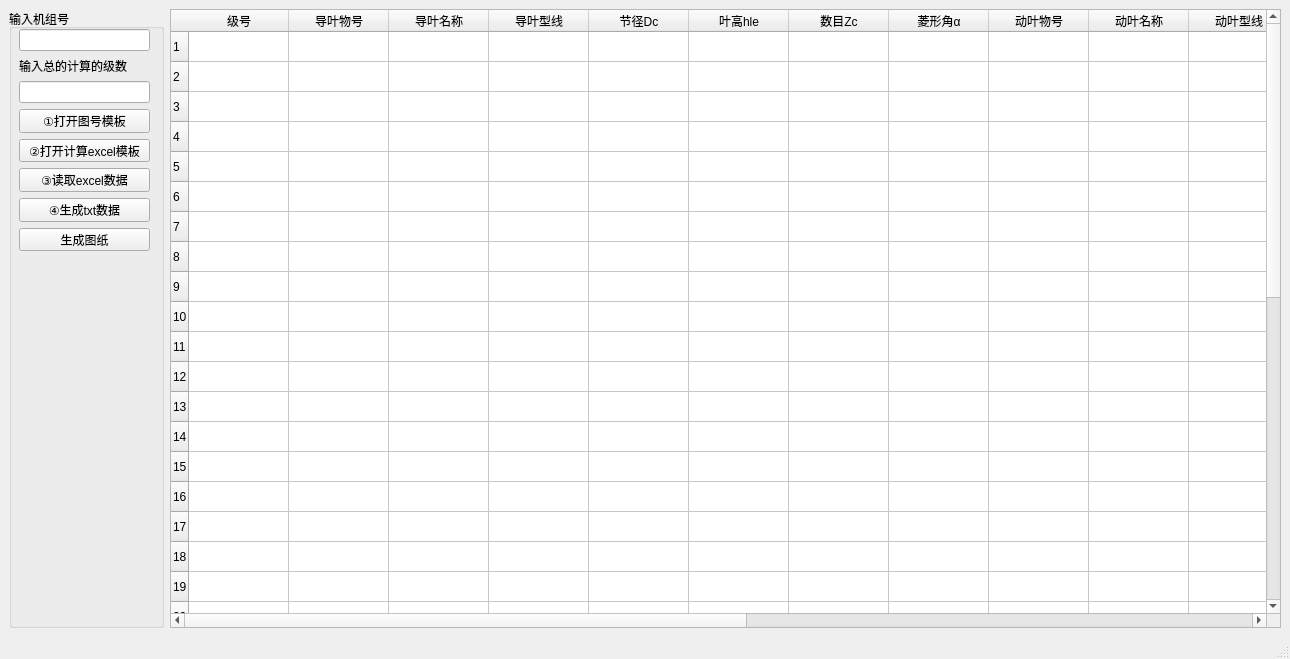
<?xml version="1.0" encoding="UTF-8"?>
<ui version="4.0">
 <class>MainWindow</class>
 <widget class="QMainWindow" name="MainWindow">
  <property name="geometry">
   <rect>
    <x>0</x>
    <y>0</y>
    <width>1290</width>
    <height>659</height>
   </rect>
  </property>
  <property name="windowTitle">
   <string>MainWindow</string>
  </property>
  <widget class="QWidget" name="centralwidget">
   <layout class="QHBoxLayout" name="horizontalLayout">
    <item>
     <widget class="QGroupBox" name="groupBox">
      <property name="minimumSize">
       <size>
        <width>155</width>
        <height>0</height>
       </size>
      </property>
      <property name="title">
       <string>输入机组号</string>
      </property>
      <widget class="QWidget" name="layoutWidget">
       <property name="geometry">
        <rect>
         <x>10</x>
         <y>20</y>
         <width>131</width>
         <height>222</height>
        </rect>
       </property>
       <layout class="QVBoxLayout" name="verticalLayout">
        <item>
         <widget class="QLineEdit" name="lineEdit">
          <property name="maximumSize">
           <size>
            <width>133</width>
            <height>16777215</height>
           </size>
          </property>
         </widget>
        </item>
        <item>
         <widget class="QLabel" name="label">
          <property name="text">
           <string>输入总的计算的级数</string>
          </property>
         </widget>
        </item>
        <item>
         <widget class="QLineEdit" name="lineEdit_2"/>
        </item>
        <item>
         <widget class="QPushButton" name="pushButton_3">
          <property name="text">
           <string>①打开图号模板</string>
          </property>
         </widget>
        </item>
        <item>
         <widget class="QPushButton" name="pushButton_7">
          <property name="text">
           <string>②打开计算excel模板</string>
          </property>
         </widget>
        </item>
        <item>
         <widget class="QPushButton" name="pushButton_4">
          <property name="text">
           <string>③读取excel数据</string>
          </property>
         </widget>
        </item>
        <item>
         <widget class="QPushButton" name="pushButton_6">
          <property name="text">
           <string>④生成txt数据</string>
          </property>
         </widget>
        </item>
        <item>
         <widget class="QPushButton" name="pushButton">
          <property name="maximumSize">
           <size>
            <width>133</width>
            <height>16777215</height>
           </size>
          </property>
          <property name="text">
           <string>生成图纸</string>
          </property>
         </widget>
        </item>
       </layout>
      </widget>
     </widget>
    </item>
    <item>
     <widget class="QTableWidget" name="tableWidget">
      <row>
       <property name="text">
        <string>1</string>
       </property>
      </row>
      <row>
       <property name="text">
        <string>2</string>
       </property>
      </row>
      <row>
       <property name="text">
        <string>3</string>
       </property>
      </row>
      <row>
       <property name="text">
        <string>4</string>
       </property>
      </row>
      <row>
       <property name="text">
        <string>5</string>
       </property>
      </row>
      <row>
       <property name="text">
        <string>6</string>
       </property>
      </row>
      <row>
       <property name="text">
        <string>7</string>
       </property>
      </row>
      <row>
       <property name="text">
        <string>8</string>
       </property>
      </row>
      <row>
       <property name="text">
        <string>9</string>
       </property>
      </row>
      <row>
       <property name="text">
        <string>10</string>
       </property>
      </row>
      <row>
       <property name="text">
        <string>11</string>
       </property>
      </row>
      <row>
       <property name="text">
        <string>12</string>
       </property>
      </row>
      <row>
       <property name="text">
        <string>13</string>
       </property>
      </row>
      <row>
       <property name="text">
        <string>14</string>
       </property>
      </row>
      <row>
       <property name="text">
        <string>15</string>
       </property>
      </row>
      <row>
       <property name="text">
        <string>16</string>
       </property>
      </row>
      <row>
       <property name="text">
        <string>17</string>
       </property>
      </row>
      <row>
       <property name="text">
        <string>18</string>
       </property>
      </row>
      <row>
       <property name="text">
        <string>19</string>
       </property>
      </row>
      <row>
       <property name="text">
        <string>20</string>
       </property>
      </row>
      <row>
       <property name="text">
        <string>21</string>
       </property>
      </row>
      <row>
       <property name="text">
        <string>22</string>
       </property>
      </row>
      <row>
       <property name="text">
        <string>23</string>
       </property>
      </row>
      <row>
       <property name="text">
        <string>24</string>
       </property>
      </row>
      <row>
       <property name="text">
        <string>25</string>
       </property>
      </row>
      <row>
       <property name="text">
        <string>26</string>
       </property>
      </row>
      <row>
       <property name="text">
        <string>27</string>
       </property>
      </row>
      <row>
       <property name="text">
        <string>28</string>
       </property>
      </row>
      <row>
       <property name="text">
        <string>29</string>
       </property>
      </row>
      <row>
       <property name="text">
        <string>30</string>
       </property>
      </row>
      <row>
       <property name="text">
        <string>31</string>
       </property>
      </row>
      <row>
       <property name="text">
        <string>32</string>
       </property>
      </row>
      <row>
       <property name="text">
        <string>33</string>
       </property>
      </row>
      <row>
       <property name="text">
        <string>34</string>
       </property>
      </row>
      <row>
       <property name="text">
        <string>35</string>
       </property>
      </row>
      <row>
       <property name="text">
        <string>36</string>
       </property>
      </row>
      <row>
       <property name="text">
        <string>37</string>
       </property>
      </row>
      <row>
       <property name="text">
        <string>38</string>
       </property>
      </row>
      <row>
       <property name="text">
        <string>39</string>
       </property>
      </row>
      <row>
       <property name="text">
        <string>40</string>
       </property>
      </row>
      <column>
       <property name="text">
        <string>级号</string>
       </property>
      </column>
      <column>
       <property name="text">
        <string>导叶物号</string>
       </property>
      </column>
      <column>
       <property name="text">
        <string>导叶名称</string>
       </property>
      </column>
      <column>
       <property name="text">
        <string>导叶型线</string>
       </property>
      </column>
      <column>
       <property name="text">
        <string>节径Dc</string>
       </property>
      </column>
      <column>
       <property name="text">
        <string>叶高hle</string>
       </property>
      </column>
      <column>
       <property name="text">
        <string>数目Zc</string>
       </property>
      </column>
      <column>
       <property name="text">
        <string>菱形角α</string>
       </property>
      </column>
      <column>
       <property name="text">
        <string>动叶物号</string>
       </property>
      </column>
      <column>
       <property name="text">
        <string>动叶名称</string>
       </property>
      </column>
      <column>
       <property name="text">
        <string>动叶型线</string>
       </property>
      </column>
      <column>
       <property name="text">
        <string>节径Da</string>
       </property>
      </column>
      <column>
       <property name="text">
        <string>叶高hla</string>
       </property>
      </column>
      <column>
       <property name="text">
        <string>数目Za</string>
       </property>
      </column>
      <column>
       <property name="text">
        <string>菱形角α</string>
       </property>
      </column>
      <column>
       <property name="text">
        <string>末叶去重孔DQ</string>
       </property>
      </column>
      <column>
       <property name="text">
        <string>是否持环首级导叶</string>
       </property>
      </column>
      <column>
       <property name="text">
        <string>是否持环末级动叶</string>
       </property>
      </column>
      <column>
       <property name="text">
        <string>旋向</string>
       </property>
      </column>
     </widget>
    </item>
   </layout>
  </widget>
  <widget class="QMenuBar" name="menubar">
   <property name="geometry">
    <rect>
     <x>0</x>
     <y>0</y>
     <width>1290</width>
     <height>22</height>
    </rect>
   </property>
  </widget>
  <widget class="QStatusBar" name="statusbar"/>
 </widget>
 <resources/>
 <connections/>
</ui>
